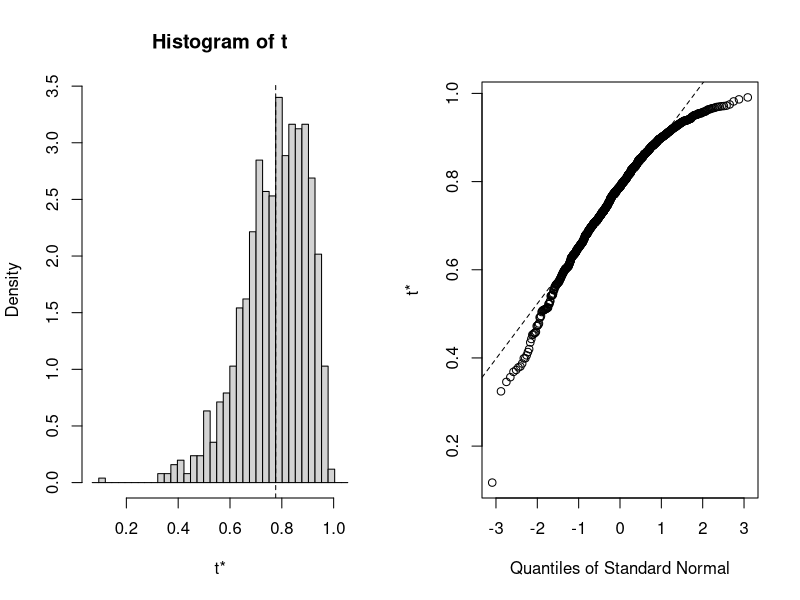

Recreate this plot in R.
## ---- chunk 1
knitr::opts_chunk$set(echo = TRUE)
## ---- chunk 2
#Given data
LSAT<-c(576, 580, 653, 635, 555, 575, 558, 661, 545, 578, 651, 572, 666, 605, 594)
GPA<-c(3.39, 3.07, 3.12, 3.30, 3.00, 2.74, 2.81, 3.43, 2.76, 3.03, 3.36, 2.88, 3.44, 3.13, 2.96)
pairs<-data.frame(LSAT, GPA)

#Correlation between LSAT and GPA
print(cor(pairs[1], pairs[2]))
## ---- chunk 3
calculateStat<-function(data, indices){
  cor(pairs[indices,1], pairs[indices,2])
}

std<-boot::boot(data=pairs, calculateStat, R=1000)
print(std)
plot(std)
## ---- chunk 4
temp<-0.7782
for (j in 1:1000) {
  y<-rnorm(15,mean=3.09,sd=0.24)
  x<-rnorm(15,mean=600.6+135.62*(y-3.09),sd=26.58)

  temp<-c(temp,cor(x,y))
}
sd(temp)
